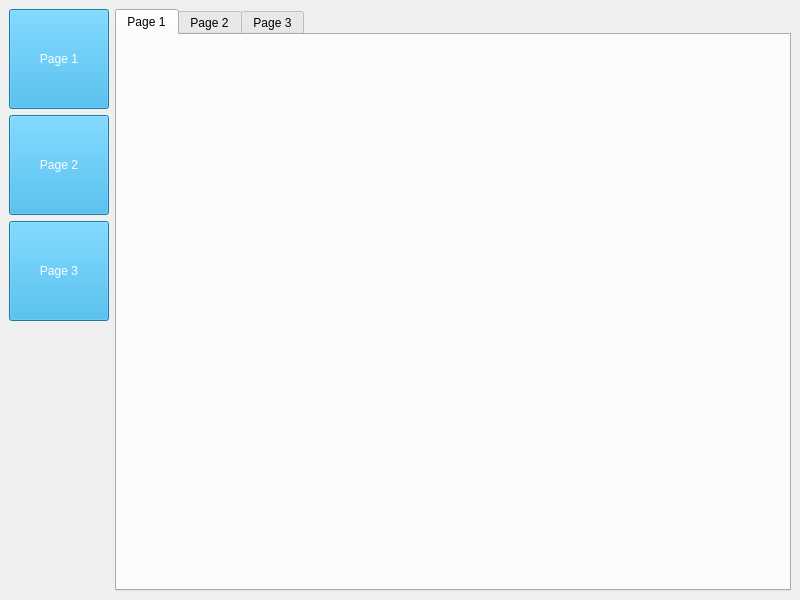
<?xml version="1.0" encoding="UTF-8"?>
<ui version="4.0">
 <class>MainWindow</class>
 <widget class="QMainWindow" name="MainWindow">
  <property name="geometry">
   <rect>
    <x>0</x>
    <y>0</y>
    <width>800</width>
    <height>600</height>
   </rect>
  </property>
  <property name="windowTitle">
   <string>MainWindow</string>
  </property>
  <property name="styleSheet">
   <string notr="true">QPushButton {
color: white;
background-color: #27a9e3;
border-width: 0px;
vorder-radius: 3px;
}

QPushButton:hover{
color: white;
background-color: #66c011;
border-width: 0px;
border-radius: 3px;
}

QPushButton:pressed{
color: white;
background-color: yellow;
border-width: 0px;
border-radius: 3px;
}

QPushButton[pagematches=true]{
color: white;
background-color: red;
border-width: 0px;
border-radius: 3px;
}</string>
  </property>
  <widget class="QWidget" name="centralwidget">
   <layout class="QHBoxLayout" name="horizontalLayout">
    <item>
     <layout class="QVBoxLayout" name="verticalLayout">
      <property name="rightMargin">
       <number>0</number>
      </property>
      <item>
       <widget class="QPushButton" name="pushButton">
        <property name="sizePolicy">
         <sizepolicy hsizetype="Fixed" vsizetype="Fixed">
          <horstretch>0</horstretch>
          <verstretch>0</verstretch>
         </sizepolicy>
        </property>
        <property name="minimumSize">
         <size>
          <width>100</width>
          <height>100</height>
         </size>
        </property>
        <property name="text">
         <string>Page 1</string>
        </property>
       </widget>
      </item>
      <item>
       <widget class="QPushButton" name="pushButton_2">
        <property name="sizePolicy">
         <sizepolicy hsizetype="Fixed" vsizetype="Fixed">
          <horstretch>0</horstretch>
          <verstretch>0</verstretch>
         </sizepolicy>
        </property>
        <property name="minimumSize">
         <size>
          <width>100</width>
          <height>100</height>
         </size>
        </property>
        <property name="text">
         <string>Page 2</string>
        </property>
       </widget>
      </item>
      <item>
       <widget class="QPushButton" name="pushButton_3">
        <property name="sizePolicy">
         <sizepolicy hsizetype="Fixed" vsizetype="Fixed">
          <horstretch>0</horstretch>
          <verstretch>0</verstretch>
         </sizepolicy>
        </property>
        <property name="minimumSize">
         <size>
          <width>100</width>
          <height>100</height>
         </size>
        </property>
        <property name="text">
         <string>Page 3</string>
        </property>
       </widget>
      </item>
      <item>
       <spacer name="verticalSpacer">
        <property name="orientation">
         <enum>Qt::Vertical</enum>
        </property>
        <property name="sizeType">
         <enum>QSizePolicy::Expanding</enum>
        </property>
        <property name="sizeHint" stdset="0">
         <size>
          <width>20</width>
          <height>60</height>
         </size>
        </property>
       </spacer>
      </item>
     </layout>
    </item>
    <item>
     <widget class="QTabWidget" name="tabWidget">
      <property name="currentIndex">
       <number>0</number>
      </property>
      <widget class="QWidget" name="tab">
       <attribute name="title">
        <string>Page 1</string>
       </attribute>
      </widget>
      <widget class="QWidget" name="tab_2">
       <attribute name="title">
        <string>Page 2</string>
       </attribute>
      </widget>
      <widget class="QWidget" name="tab_3">
       <attribute name="title">
        <string>Page 3</string>
       </attribute>
      </widget>
     </widget>
    </item>
   </layout>
  </widget>
 </widget>
 <resources/>
 <connections/>
</ui>
